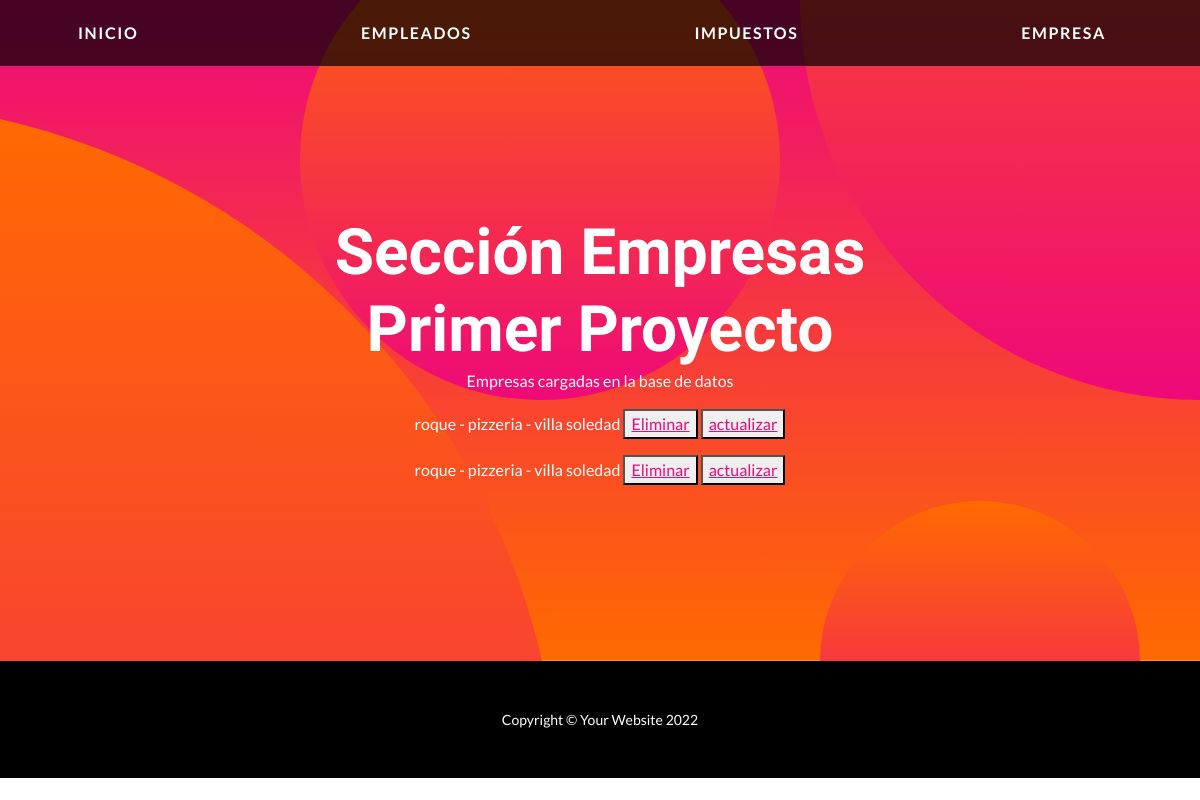
/mostrare/, run on an earlier commit of the app's database.
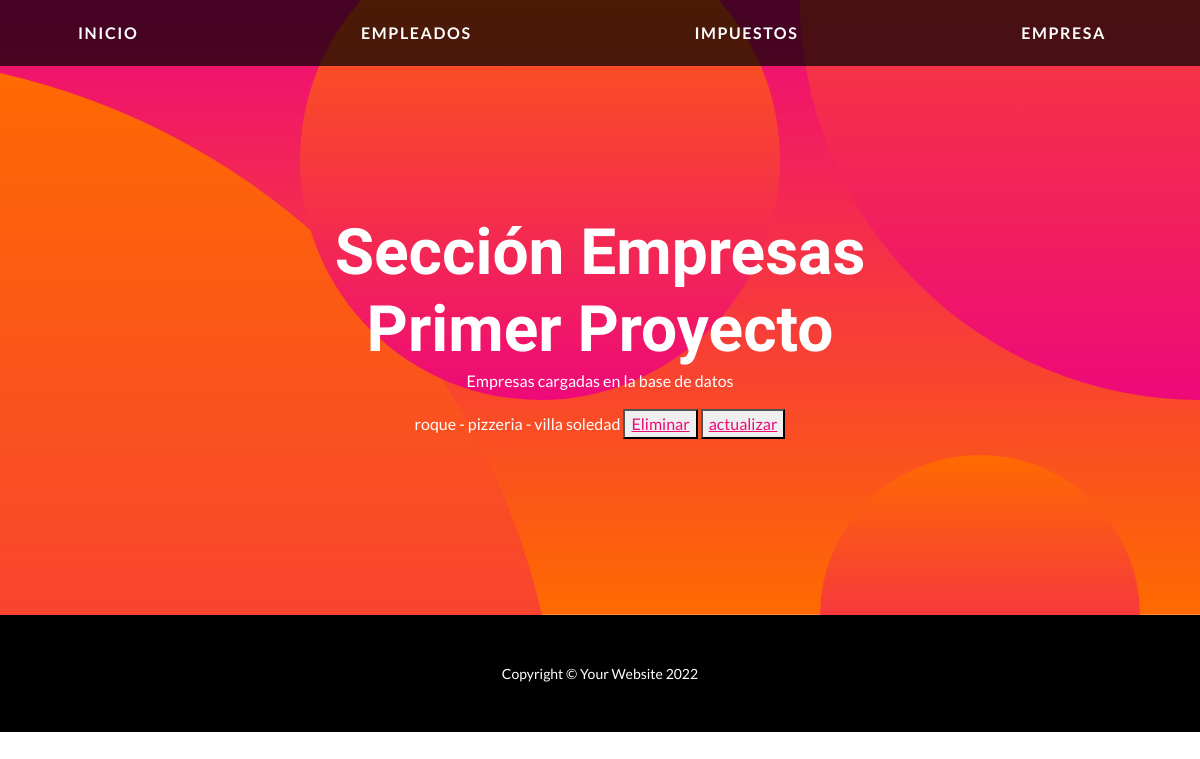
And on a later commit of the database.
### applications/servicioImpuestos/models.py (models this page shows)
class Empresa(models.Model):
    representante = models.CharField("Representante", max_length=50)
    rubro = models.CharField("Rubro", max_length=50)
    domicilio = models.CharField("Domicilio", max_length=50)
    def __str__(self) -> str:
        return f"{self.representante} - {self.rubro} - {self.domicilio} "

### applications/servicioImpuestos/views.py (the view)
# urls.py: path('mostrare/',views.mostrar_e, name="MostrarE" ),
def mostrar_e(request):
    empresas=models.Empresa.objects.all()
    return render(request, "mostrare.html", {"empresas":empresas})

### templates/mostrare.html (shortened to what this page needs)
{% extends 'index.html' %}
{% block info %}
    <h2 class="masthead-subheading mb-0">
        Sección Empresas
    </h2>
{% endblock info %}
{% block contenido %}
    <p>
        Empresas cargadas en la base de datos
    </p>
    {% for i in empresas %}
            <p>
                {{i}}
                <button><a href=" {% url 'EliminarE' i.id %}">Eliminar</a></button>
                <button><a href=" {% url 'ActualizarE' i.id %}">actualizar</a></button>
            </p>
    {% endfor %}
{% endblock contenido %}

What changed in the data, as far as the page shows it:
removed Empresa: representante+rubro+domicilio "roque - pizzeria - villa soledad"
